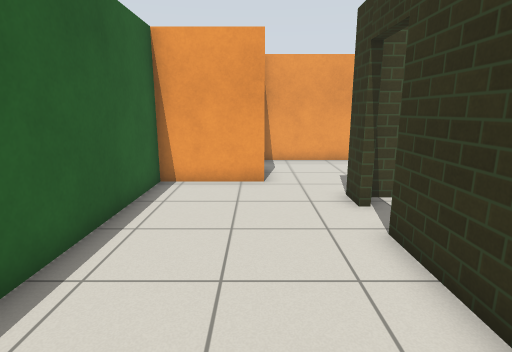
View 1 (above)

24 first-person views from a walk through a robot-simulator world made for Gazebo. The camera is 1.2 m above the floor, tilts 12° down and sees 80° across. Floor lines are 1 m apart. The floor is counted in squares, 0.5 m on a side. Each view is taken from the middle of a square. On the plan, view 1 faces up. The plan holds only what a view shows up to about 18 squares ahead; the rest is blank. Gazebo's built-in surfaces are drawn with simple patterns.

View 2
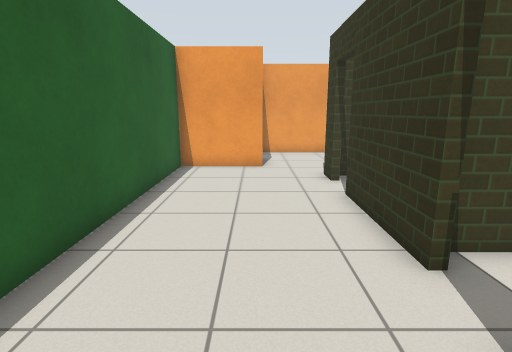

View 3
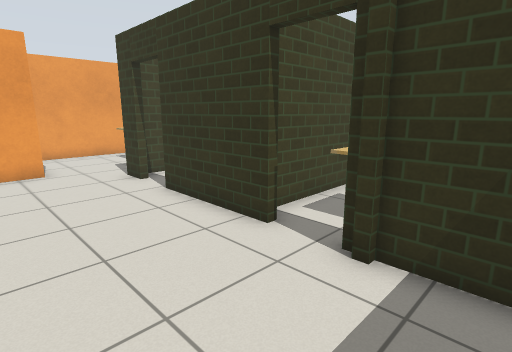

View 4
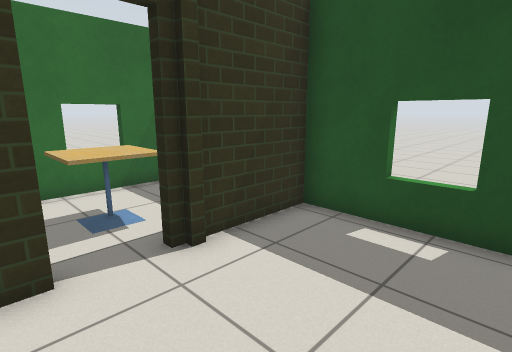

View 5
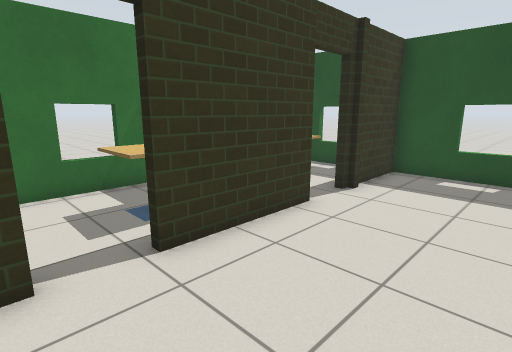

View 6
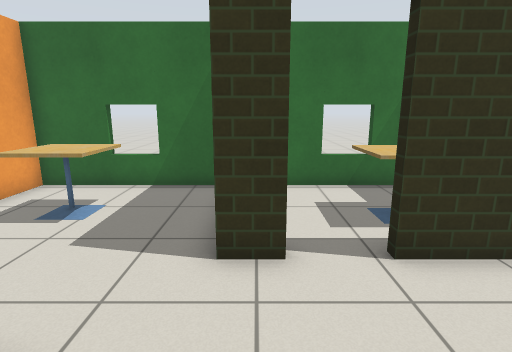

View 7
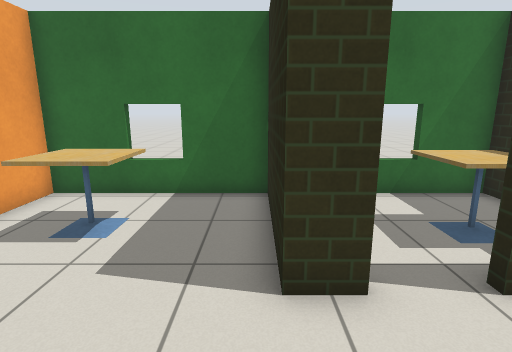

View 8
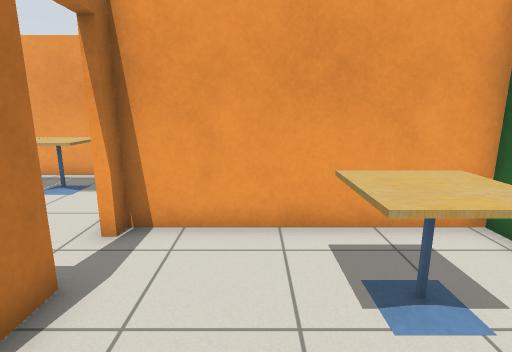

View 9
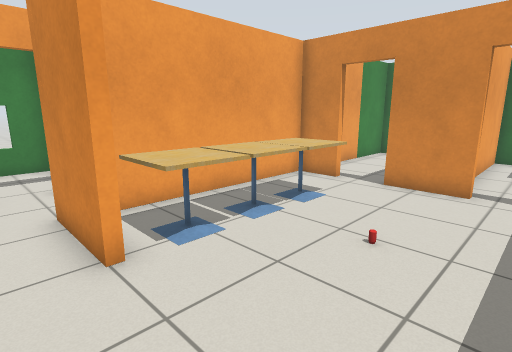

View 10
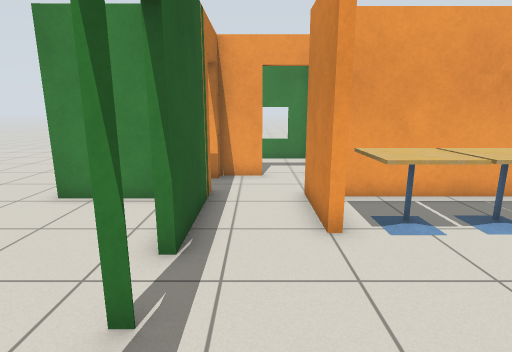

View 11
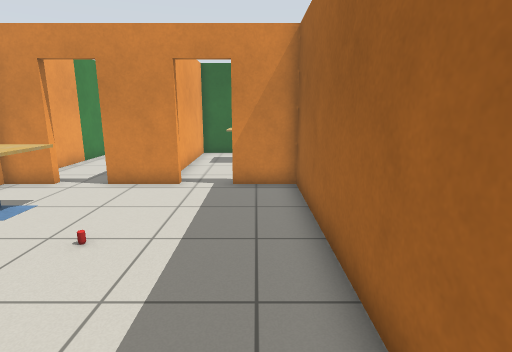

View 12
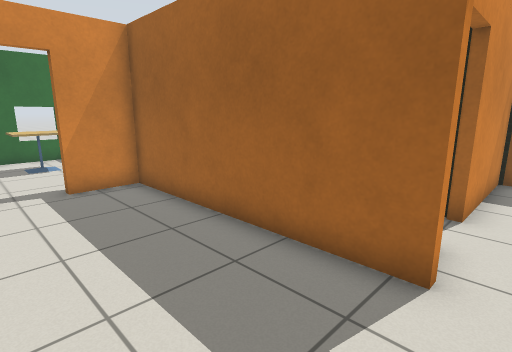

View 13
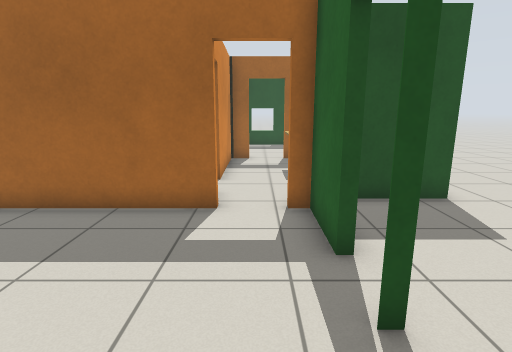

View 14
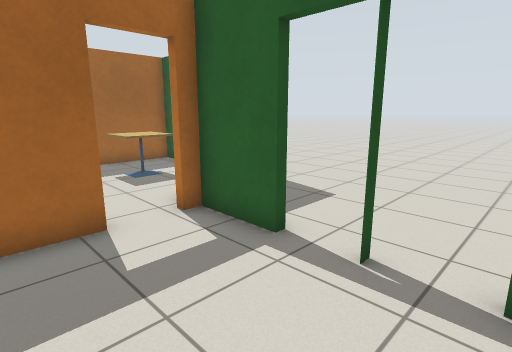

View 15
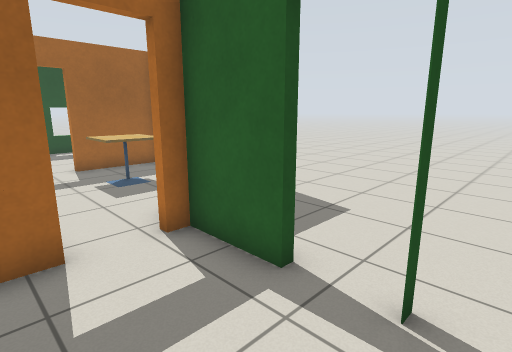

View 16
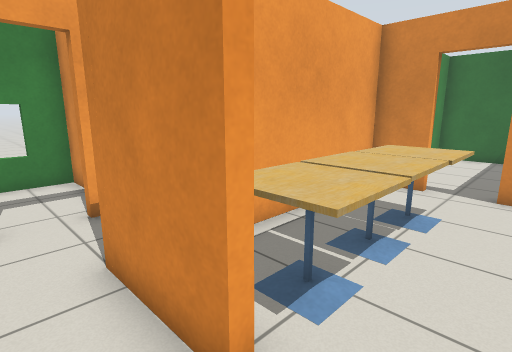

View 17
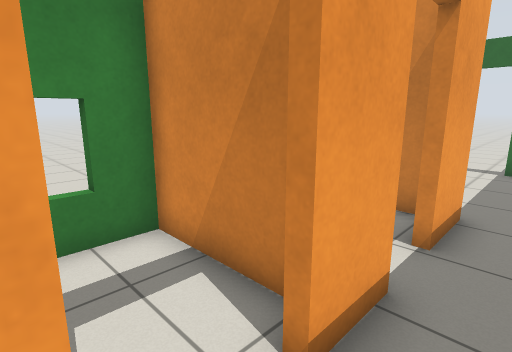

View 18
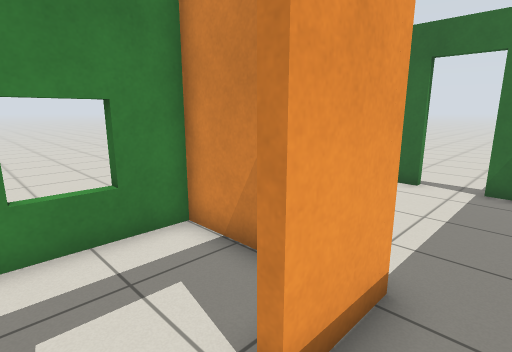

View 19
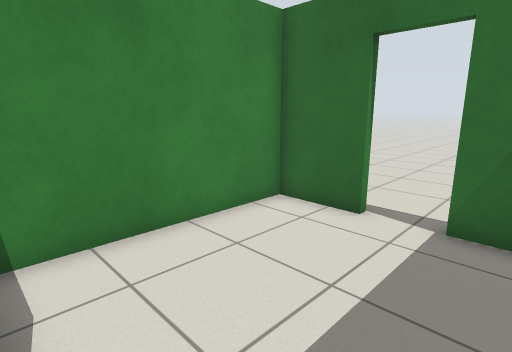

View 20
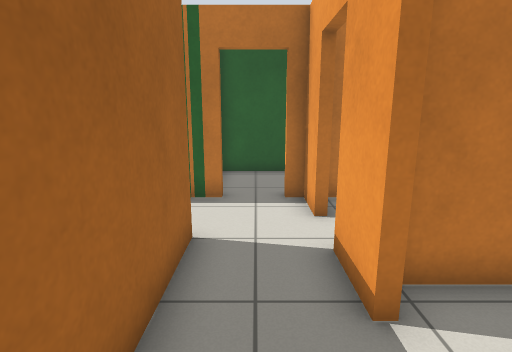

View 21
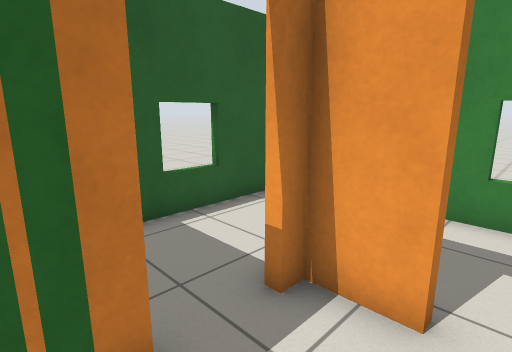

View 22
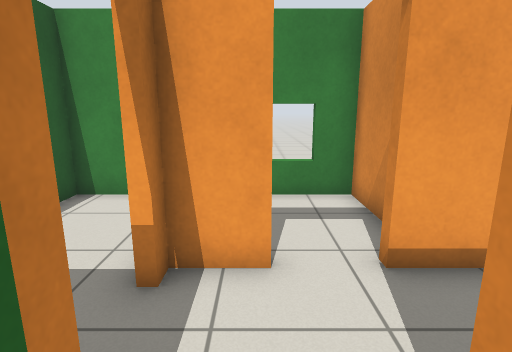

View 23
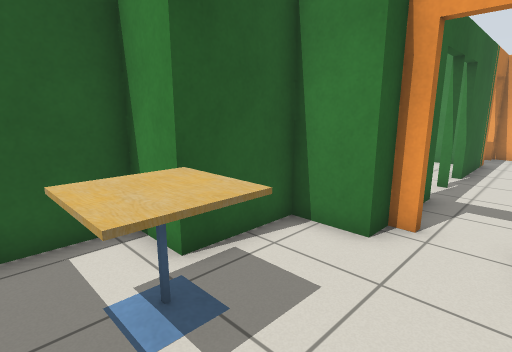

View 24
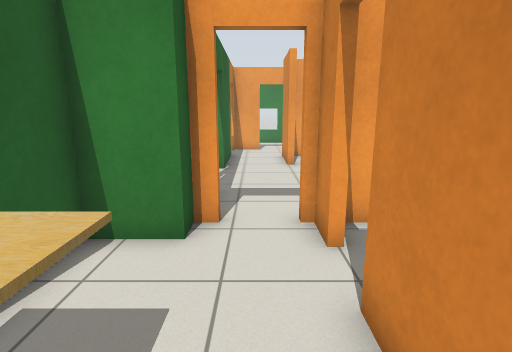

### Floor plan
Ten units are one square. View 1 is at (0, 0); x grows to the right and y downward. Boxes are objects, and circles mark ways between rooms. Rooms are numbered by the first view taken in them; rooms with no view inside come last. Other rooms are left out.
<svg viewBox="-156 -282 239 331">
<path fill="none" stroke="#000" d="M26 -12 26 -58M26 -75 26 -86M-6 -104 -33 -104 -33 -5M-18 44 26 44 26 10M26 -86 78 -86 78 -151 3 -151M3 -128 3 -118M4 -104 -6 -104M-81 -178 -86 -178 -86 -208M-114 -132 -114 -107M-90 -107 0 -107 0 -128M0 -146 0 -170M0 -188 0 -205 -80 -205M-114 -210 -114 -168M-98 -234 -114 -234 -114 -228M-21 -234 -43 -234M46 -251 46 -277 -17 -277M46 -222 46 -234M-61 -234 -80 -234M-86 -208 -43 -208M-114 -95 -133 -95 -133 -65 -151 -65 -151 -23 -114 -23M-86 -90 -86 -104M-97 -23 -86 -23 -86 -73M-108 -104 -114 -104M78 -176 78 -205 27 -205M51 44 66 44M78 31 78 -5M73 -19 34 -19M71 -23 78 -23 78 -70M41 -83 31 -83M-69 -256 -69 -240M-25 -241 -25 -277 -57 -277M-72 -243 -72 -277 -106 -277"/>
<rect x="35" y="-135" width="30" height="20" fill="#bbb"><title>cafe table</title></rect>
<rect x="-75" y="-195" width="20" height="20" fill="#bbb"><title>cafe table</title></rect>
<rect x="-55" y="-155" width="10" height="10" fill="#bbb"><title>other object</title></rect>
<rect x="-55" y="-195" width="20" height="20" fill="#bbb"><title>cafe table</title></rect>
<rect x="-35" y="-195" width="20" height="20" fill="#bbb"><title>cafe table</title></rect>
<rect x="-135" y="-65" width="30" height="20" fill="#bbb"><title>cafe table</title></rect>
<rect x="35" y="-5" width="30" height="20" fill="#bbb"><title>cafe table</title></rect>
<rect x="35" y="-55" width="20" height="20" fill="#bbb"><title>cafe table</title></rect>
<circle cx="10" cy="-93" r="3" fill="#2a7"/>
<circle cx="30" cy="-5" r="3" fill="#2a7"/>
<circle cx="30" cy="-65" r="3" fill="#2a7"/>
<circle cx="0" cy="-135" r="3" fill="#2a7"/>
<circle cx="-80" cy="-220" r="3" fill="#2a7"/>
<circle cx="-85" cy="-235" r="3" fill="#2a7"/>
<circle cx="-91" cy="-96" r="3" fill="#2a7"/>
<circle cx="0" cy="-175" r="3" fill="#2a7"/>
<circle cx="-55" cy="-235" r="3" fill="#2a7"/>
<text x="0" y="-30">1</text>
<text x="40" y="-120">2</text>
<text x="-60" y="-160">3</text>
<text x="0" y="-240">4</text>
<text x="-110" y="-60">5</text>
<text x="40" y="-180">6</text>
<text x="50" y="10">7</text>
<text x="60" y="-50">8</text>
<text x="-50" y="-260">9</text>
<text x="-90" y="-260">10</text>
</svg>
Room 1 opens to room 2. Room 1 opens to room 7. Room 1 opens to room 8. Room 2 opens to room 3. Room 3 opens to room 4. Room 3 opens to room 5. Room 3 opens to room 6. Room 4 opens to room 9.

Where each view was taken, in squares from view 1:
view 1: 0 up, 0 right, facing up
view 2: 3 down, 0 right, facing up
view 3: 3 down, 2 left, facing up-right
view 4: 2 up, 2 left, facing down-right
view 5: 8 up, 2 left, facing down-right
view 6: 8 up, 2 left, facing right
view 7: 9 up, 1 left, facing right
view 8: 9 up, 3 right, facing up
view 9: 13 up, 10 left, facing up-right
view 10: 12 up, 10 left, facing up
view 11: 12 up, 10 left, facing right
view 12: 15 up, 10 left, facing down-right
view 13: 18 up, 10 left, facing down
view 14: 17 up, 7 left, facing down-left
view 15: 16 up, 8 left, facing down-left
view 16: 16 up, 10 left, facing up-right
view 17: 22 up, 10 left, facing up-right
view 18: 22 up, 6 left, facing up-right
view 19: 22 up, 2 left, facing up-right
view 20: 22 up, 3 left, facing left
view 21: 20 up, 9 left, facing up-left
view 22: 19 up, 10 left, facing up
view 23: 4 up, 9 left, facing up-left
view 24: 4 up, 10 left, facing up
